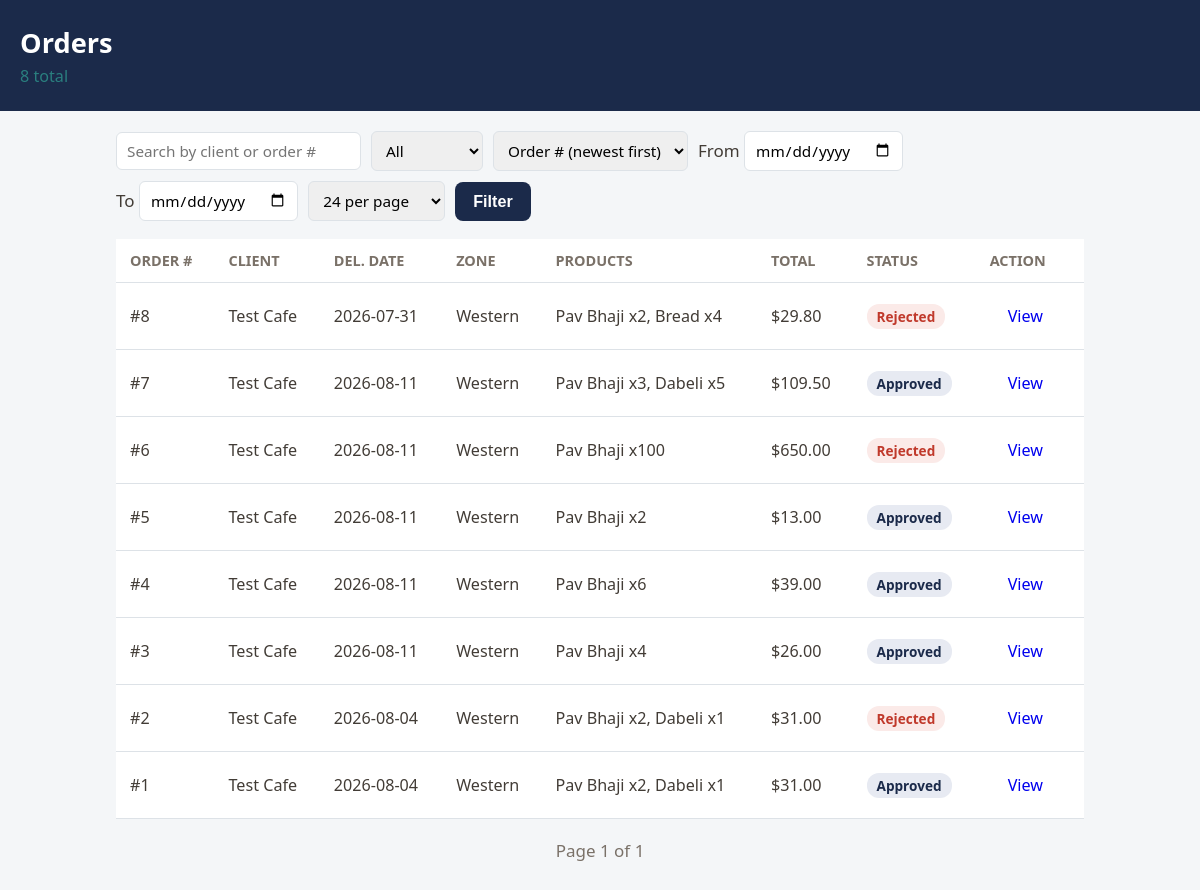
The page /owner/orders (signed in) on the database its author committed.
### tables this page shows
CREATE TABLE orders (
    order_id             INTEGER PRIMARY KEY AUTOINCREMENT,
    client_id            INTEGER NOT NULL REFERENCES clients(client_id) ON DELETE CASCADE,
    -- ISO date. Validated in Order.place() against the client's 2 assigned
    -- weekdays (FR-B1) -- not expressible as a DB CHECK since it depends on
    -- another table's row.
    delivery_date        TEXT NOT NULL,
    order_status         TEXT NOT NULL DEFAULT 'pending'
                         CHECK (order_status IN ('pending', 'approved', 'rejected', 'delivered')),
    special_instructions TEXT CHECK (special_instructions IS NULL OR LENGTH(special_instructions) <= 300),
    order_created_at     TEXT NOT NULL DEFAULT (STRFTIME('%Y-%m-%dT%H:%M:%S', 'now')),
    approved_by          INTEGER REFERENCES users(user_id),  -- NULL while pending (FR-B4)
    approved_at          TEXT
, rejection_reason TEXT CHECK (rejection_reason IS NULL OR LENGTH(rejection_reason) <= 300));

CREATE TABLE clients (
    client_id       INTEGER PRIMARY KEY AUTOINCREMENT,
    user_id         INTEGER NOT NULL UNIQUE REFERENCES users(user_id) ON DELETE CASCADE,
    business_name   TEXT NOT NULL UNIQUE,    -- Module 7: trading name, default A-Z sort key
    -- Exactly 11 digits, no separators: GLOB with 11 single-digit character
    -- classes enforces both the length AND that every character is 0-9 in
    -- one constraint, so a value like "123 456 789" or a 10-digit ABN is
    -- rejected at the database layer, not just in Python.
    abn             TEXT NOT NULL UNIQUE
                    CHECK (abn GLOB '[0-9][0-9][0-9][0-9][0-9][0-9][0-9][0-9][0-9][0-9][0-9]'),
    delivery_zone   TEXT NOT NULL CHECK (delivery_zone IN ('Western', 'Northern', 'Eastern', 'Southern')),
    delivery_day1   TEXT NOT NULL,           -- FR-B1: first of 2 fixed weekly delivery days
    delivery_day2   TEXT NOT NULL CHECK (delivery_day2 != delivery_day1),
    delivery_charge REAL NOT NULL CHECK (delivery_charge > 0),
    internal_notes  TEXT                     -- Module 11: owner-only, must never reach the client portal
);

### routes/orders.py (the view)
@orders_bp.route("/owner/orders")
@login_required("owner")
def owner_orders():
    search = request.args.get("search", "").strip()
    status = request.args.get("status", "All")
    sort = request.args.get("sort", "newest")
    date_start = request.args.get("date_start", "").strip()
    date_end = request.args.get("date_end", "").strip()
    page, per_page = _parse_pagination_args(request.args)
    orders, total_count = Order.list_all(
        search=search or None, status=status, sort=sort,
        date_start=date_start or None, date_end=date_end or None,
        page=page, per_page=per_page,
    )
    return render_template(
        "owner_orders.html", orders=orders, search=search, status=status, sort=sort,
        date_start=date_start, date_end=date_end, page=page, per_page=per_page,
        page_sizes=PAGE_SIZES, total_count=total_count,
        total_pages=max(1, ceil(total_count / per_page)),
    )

### database/db.py (called while the page is built)
def get_db_connection():
    DATABASE_PATH.parent.mkdir(parents=True, exist_ok=True)
    connection = sqlite3.connect(DATABASE_PATH)
    connection.row_factory = sqlite3.Row
    connection.execute("PRAGMA foreign_keys = ON")
    return connection

### models/order.py (called while the page is built)
    @property
    def order_id(self):
        return self._order_id

    @property
    def delivery_date(self):
        return self._delivery_date

    @property
    def order_status(self):
        return self._order_status

    def get_order_lines(self):
        connection = get_db_connection()
        try:
            rows = connection.execute(
                """
                SELECT order_lines.*, products.product_name
                FROM order_lines
                JOIN products ON products.product_id = order_lines.product_id
                WHERE order_lines.order_id = ?
                """,
                (self._order_id,),
            ).fetchall()
        finally:
            connection.close()
        return [
            OrderLine(row["order_line_id"], row["order_id"], row["product_id"],
                      row["quantity"], row["unit_price"], product_name=row["product_name"])
            for row in rows
        ]

    def calculate_total(self):
        return sum(line.calculate_line_total() for line in self.get_order_lines())

    @staticmethod
    def _build_from_row(row):
        return Order(row["order_id"], row["client_id"], row["delivery_date"], row["order_status"],
                     row["special_instructions"], row["order_created_at"],
                     row["approved_by"], row["approved_at"], row["rejection_reason"])

### models/order_line.py (called while the page is built)
    @property
    def quantity(self):
        return self._quantity

    @property
    def product_name(self):
        return self._product_name

    def calculate_line_total(self):
        return self._quantity * self._unit_price

### routes/auth.py (called while the page is built)
def login_required(role):
    def decorator(view_func):
        @wraps(view_func)
        def wrapped(*args, **kwargs):
            if session.get("user_id") is None:
                return redirect(url_for("auth.login"))
            if session.get("role") != role:
                abort(403)
            return view_func(*args, **kwargs)
        return wrapped
    return decorator

### templates/owner_orders.html (shortened to what this page needs)
{% extends "base.html" %}
{% block body %}
<div class="order-page">
    <header class="order-header">
        <h1>Orders</h1>
        <p class="order-subtext">{{ total_count }} total</p>
    </header>
    <main class="client-table-wrap">
        <form method="get" action="{{ url_for('orders.owner_orders') }}" class="order-filter-form">
            <input type="text" name="search" placeholder="Search by client or order #" value="{{ search }}">
            <select name="status">
                {% for option in ["All", "Pending", "Approved", "Rejected", "Delivered"] %}
                <option value="{{ option }}" {% if status == option %}selected{% endif %}>{{ option }}</option>
                {% endfor %}
            </select>
            <select name="sort">
                <option value="newest" {% if sort == "newest" %}selected{% endif %}>Order # (newest first)</option>
            </select>
            <label>From <input type="date" name="date_start" value="{{ date_start }}"></label>
            <label>To <input type="date" name="date_end" value="{{ date_end }}"></label>
            <select name="per_page">
                {% for size in page_sizes %}
                <option value="{{ size }}" {% if per_page == size %}selected{% endif %}>{{ size }} per page</option>
                {% endfor %}
            </select>
            <button type="submit" class="btn-primary btn-inline">Filter</button>
        </form>
        {% if not orders %}
        <p>No orders match these filters.</p>
        {% else %}
        <table class="client-table">
            <thead>
                <tr>
                    <th>Order #</th>
                    <th>Client</th>
                    <th>Del. Date</th>
                    <th>Zone</th>
                    <th>Products</th>
                    <th>Total</th>
                    <th>Status</th>
                    <th>Action</th>
                </tr>
            </thead>
            <tbody>
                {% for order in orders %}
                <tr>
                    <td>#{{ order.order_id }}</td>
                    <td>{{ order.business_name }}</td>
                    <td>{{ order.delivery_date }}</td>
                    <td>{{ order.delivery_zone }}</td>
                    <td>{{ order.product_summary }}</td>
                    <td>${{ "%.2f"|format(order.total_value) }}</td>
                    <td><span class="status-pill status-{{ order.order_status }}">{{ order.order_status|capitalize }}</span></td>
                    <td><a class="btn-inline" href="{{ url_for('orders.owner_order_detail', order_id=order.order_id) }}">View</a></td>
                </tr>
                {% endfor %}
            </tbody>
        </table>
        <div class="pagination">
            <span>Page {{ page }} of {{ total_pages }}</span>
        </div>
        {% endif %}
    </main>
</div>
{% endblock %}

### static/css/style.css (style rules this page uses)
:root { --navy: #1B2A4A; --navy-dark: #121E36; --navy-light: #2C4370; --teal: #2A7F7F; --teal-dark: #1F6363; --feature-text: #99A6BD; --mint-green: #4FC79A; --warm-brown: #8B5E3C; --gold: #D9A441; --error-red: #C0392B; --error-bg: #FBEAE8; --surface: #FFFFFF; --text: #423C36; --text-muted: #7A7168; --border: #DDE2E7; }
* { box-sizing: border-box; }
html { font-size: 17px; }
body { margin: 0; font-family: "Segoe UI", Roboto, Arial, sans-serif; color: var(--text); background: var(--surface); }
.btn-primary { width: 100%; padding: 22px 0; background: var(--navy); color: #fff; border: none; border-radius: 8px; font-size: 1.1rem; font-weight: 600; cursor: pointer; transition: background 0.15s ease; }
.order-page { min-height: 100vh; background: #F4F6F8; }
.order-header { background: var(--navy); color: #fff; padding: 24px 20px; }
.order-header h1 { margin: 0 0 4px; font-size: 1.6rem; }
.order-subtext { margin: 0; color: var(--teal); font-size: 0.95rem; }
.status-pill { font-size: 0.8rem; font-weight: 600; padding: 3px 10px; border-radius: 12px; }
.status-approved { background: #E7EAF2; color: var(--navy); }
.status-rejected { background: var(--error-bg); color: var(--error-red); }
.btn-inline { display: inline-block; width: auto; padding: 10px 18px; text-decoration: none; font-size: 0.95rem; }
.client-table-wrap { max-width: 1000px; margin: 0 auto; padding: 20px 16px 40px; overflow-x: auto; }
.client-table { width: 100%; border-collapse: collapse; background: var(--surface); }
.client-table th, .client-table td { text-align: left; padding: 12px 14px; border-bottom: 1px solid var(--border); font-size: 0.95rem; }
.client-table th { color: var(--text-muted); font-weight: 600; font-size: 0.85rem; text-transform: uppercase; }
.order-filter-form { display: flex; flex-wrap: wrap; align-items: center; gap: 10px; margin-bottom: 18px; }
.order-filter-form select, .order-filter-form input[type="text"], .order-filter-form input[type="date"], .order-filter-form input[type="month"] { padding: 8px 10px; border: 1px solid var(--border); border-radius: 6px; font-family: inherit; font-size: 0.9rem; }
.pagination { display: flex; align-items: center; justify-content: center; gap: 14px; margin-top: 20px; color: var(--text-muted); }

### rows shown on the page
orders: order_id "8", business_name "Test Cafe", delivery_date "2026-07-31", delivery_zone "Western", product_summary "Pav Bhaji x2, Bread x4", total_value "29.80", order_status "Rejected"
orders: order_id "7", business_name "Test Cafe", delivery_date "2026-08-11", delivery_zone "Western", product_summary "Pav Bhaji x3, Dabeli x5", total_value "109.50", order_status "Approved"
orders: order_id "6", business_name "Test Cafe", delivery_date "2026-08-11", delivery_zone "Western", product_summary "Pav Bhaji x100", total_value "650.00", order_status "Rejected"
orders: order_id "5", business_name "Test Cafe", delivery_date "2026-08-11", delivery_zone "Western", product_summary "Pav Bhaji x2", total_value "13.00", order_status "Approved"
orders: order_id "4", business_name "Test Cafe", delivery_date "2026-08-11", delivery_zone "Western", product_summary "Pav Bhaji x6", total_value "39.00", order_status "Approved"
orders: order_id "3", business_name "Test Cafe", delivery_date "2026-08-11", delivery_zone "Western", product_summary "Pav Bhaji x4", total_value "26.00", order_status "Approved"
orders: order_id "2", business_name "Test Cafe", delivery_date "2026-08-04", delivery_zone "Western", product_summary "Pav Bhaji x2, Dabeli x1", total_value "31.00", order_status "Rejected"
orders: order_id "1", business_name "Test Cafe", delivery_date "2026-08-04", delivery_zone "Western", product_summary "Pav Bhaji x2, Dabeli x1", total_value "31.00", order_status "Approved"

### other values the page prints
{{ total_count }} "8"
{{ page }} "1"
{{ total_pages }} "1"
form field status "All"
form field per_page "24 per page"
